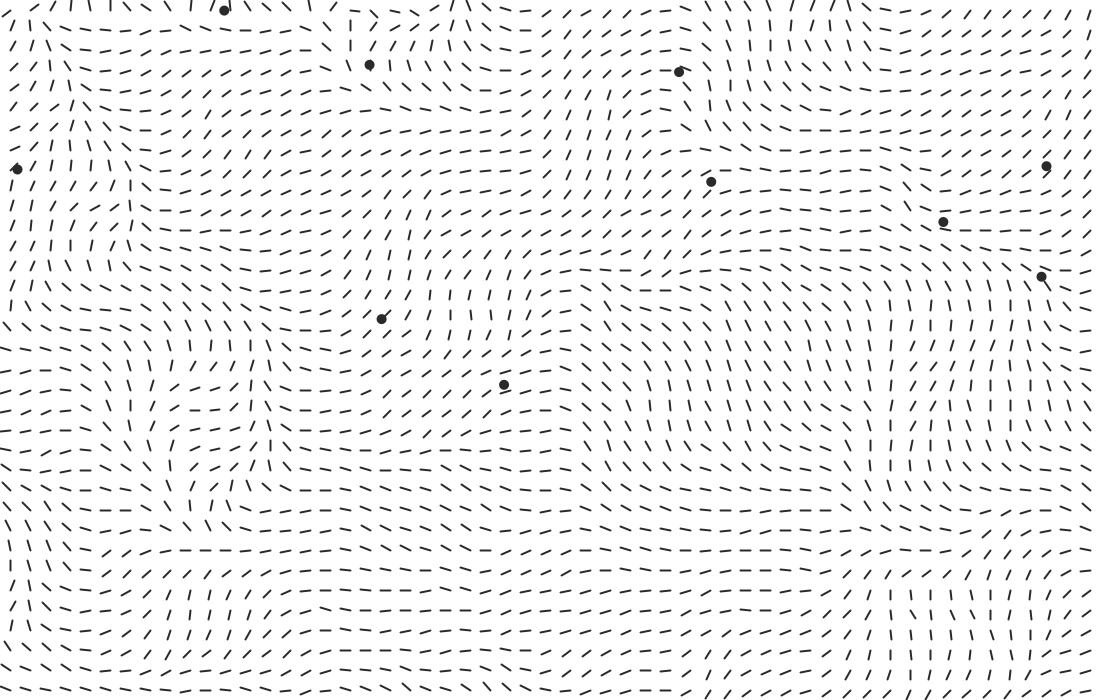
Frame 1 (no input)
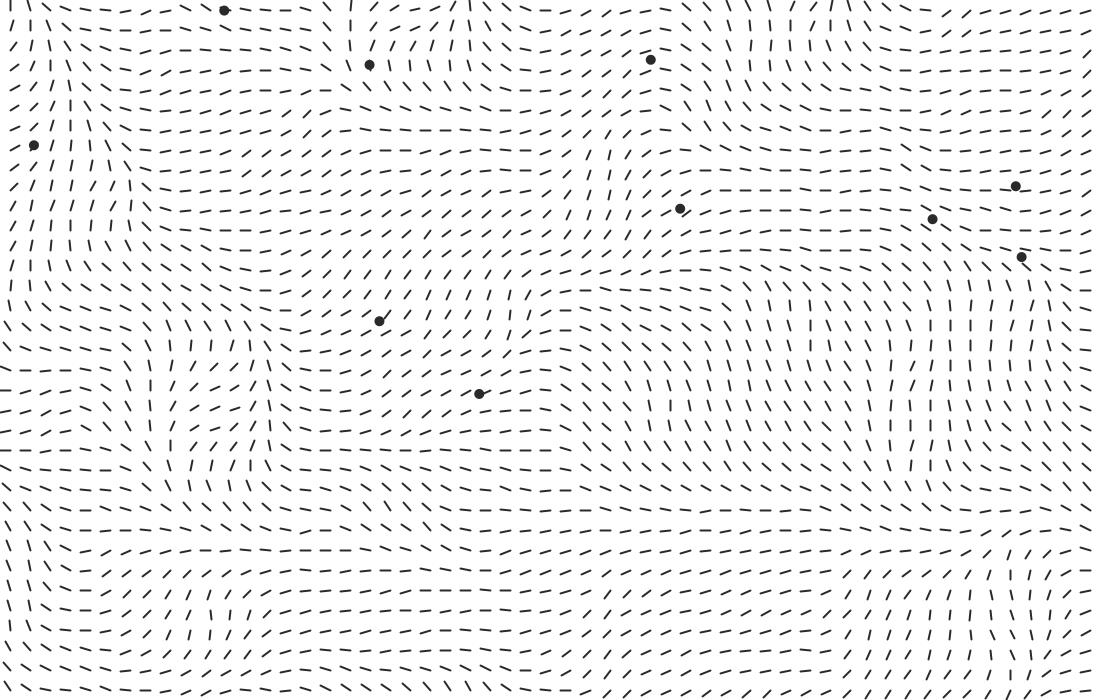
Frame 60 (the mouse pressed at the canvas centre just before this capture)
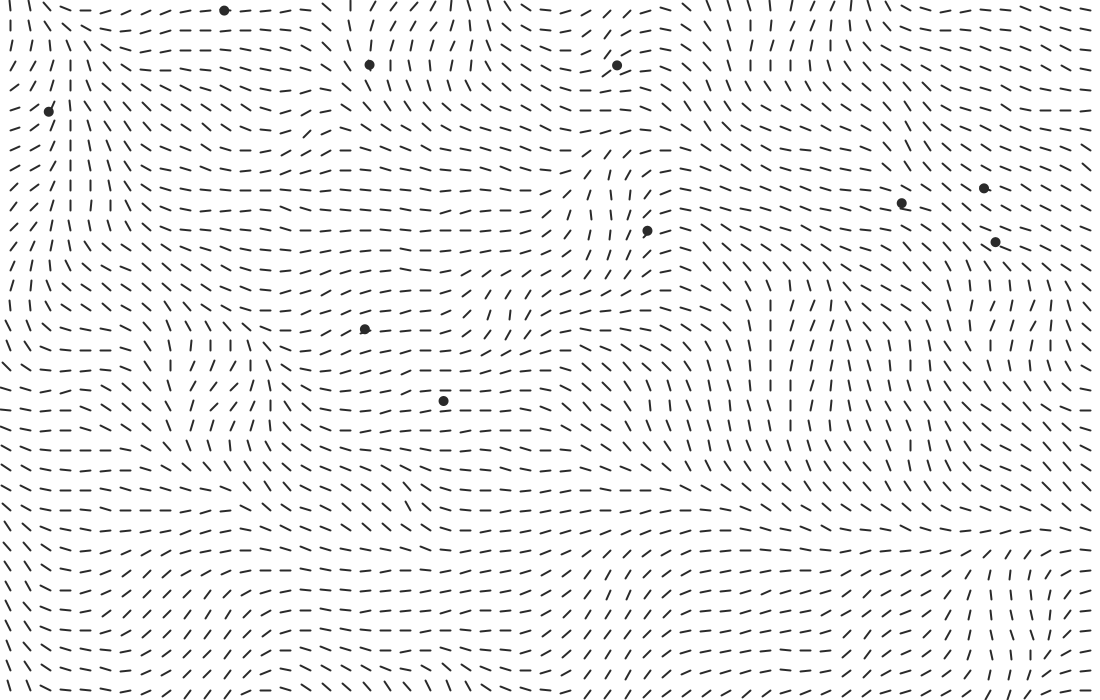
Frame 120 (the mouse held since frame 60 and released just before this capture)

The Processing sketch that drew these frames (run headless with seeded random() and noise(); from frame 60 on, the mouse is pressed at the canvas centre):

// Processing sketch: MoreFlowField
// ── MoreFlowField.pde
int scl = 20;
int fFactor = 2;

FObject[] objs = new FObject[10];

float start = 0;
float vel = 0.5;
float nScl = 0.005;

boolean shouldFill = false;
boolean shouldTrace = true;

float maxCellVal = -1;

void setup() {
  size(1100, 700);
  
  for (int i = 0; i < objs.length; i++) {
    objs[i] = new FObject();
  }
}


ArrayList<FObject> objectInRange(int x, int y, float r) {
  ArrayList<FObject> solution = new ArrayList<FObject>();
  for (FObject obj : objs) {
    if (dist(x, y, obj.pos.x, obj.pos.y) <= r) {
      solution.add(obj);
    }
  }
  return solution;
}


void draw() {
  background(255);
  for (int y = 0; y < height; y++) {
    for (int x = 0; x < width; x++) {
      if (y % scl == 0 && x % scl == 0) {
        float cellVal = noise(x * nScl, y * nScl, start * nScl);
        float scaledVal = map(cellVal, 0, maxCellVal, 0, 1);
        
        for (FObject obj : objectInRange(x, y, 10)) {
          obj.applyForce(0.001 * pow(dist(x, y, obj.pos.x, obj.pos.y), 2), scaledVal * TWO_PI);
        }
        
        if (shouldFill) {
          noStroke();
          fill(scaledVal * 255);
          rect(x, y, scl, scl);
        }
        
        if (shouldTrace) {
          stroke(42);
          strokeWeight(2);
          line(
            x + scl / 2, 
            y + scl / 2, 
            (x + scl / 2) + (scl * cos(scaledVal * TWO_PI) / 2), 
            (y + scl / 2) + (scl * sin(scaledVal * TWO_PI) / 2)
          );
        }
        
        if (cellVal > maxCellVal) {
          maxCellVal = cellVal;
          println(maxCellVal);        }
      }
    }
  }
  
  noStroke();
  fill(42);
  for (FObject obj : objs) {
    obj.update();
    ellipse(obj.pos.x, obj.pos.y, scl/2, scl/2);
  }
  start += vel;
}

int t = 0;

void keyPressed() {
  if (key == ' ') {
    switch (t) {
      case 0:
        shouldFill = !shouldFill;
        t = 1;
        break;
      case 1:
        shouldTrace = !shouldTrace;
        t = 0;
        break;
      default:
        break;
    }
    println("Fill: " + shouldFill + "   Trace: " + shouldTrace);
  }
}

// ── FObject.pde
class FObject {
  PVector pos;
  private PVector vel = new PVector(0, 0);
  private PVector acc = new PVector(0, 0);
  float resistance = 0.1;
  
  FObject() {
    pos = new PVector(random(width), random(height));
  }
  
  FObject(int x, int y) {
    pos = new PVector(x, y);
  }
  
  void applyForce(float mag, float dir) {
    acc.add(new PVector( mag * cos(dir), mag * sin(dir) ));
  }
  
  void update() {
    float drag = resistance * pow(vel.mag(), 2);
    pos.add(vel);
    vel.setMag(vel.mag() - drag);
    vel.add(acc);
    acc.mult(0);
    
    if (pos.x > width || pos.x < 0) {
      pos.x = (pos.x < 0 ? width : 0);
    }
    if (pos.y > height || pos.y < 0) {
      pos.y = (pos.y < 0 ? height : 0);
    }
  }
}
